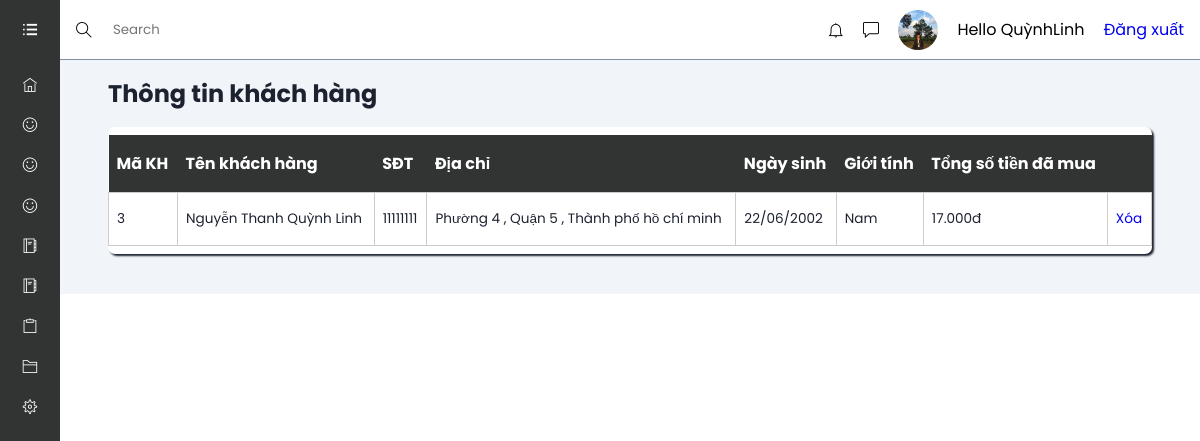
/admin/thongtinkh.php (signed in), run on an earlier commit of the app's database.
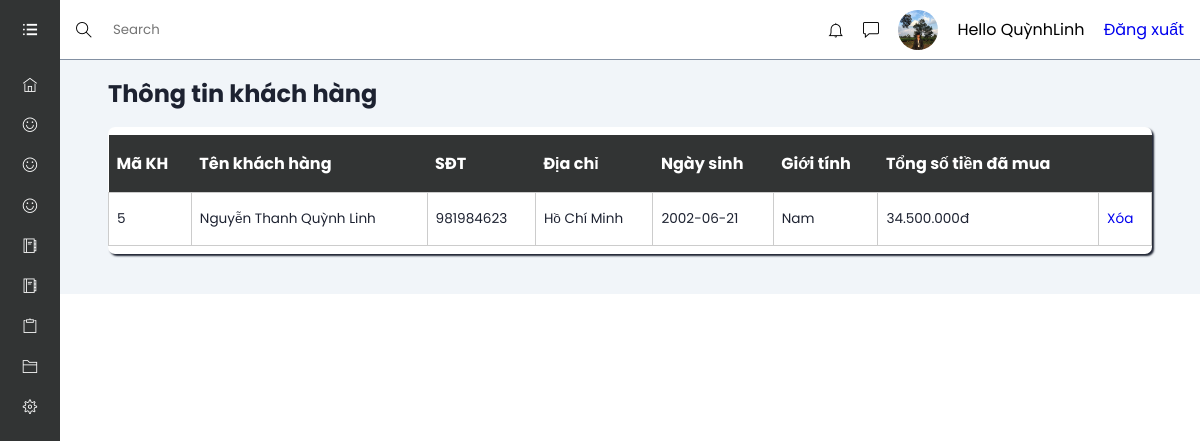
And on a later commit of the database.
### tables this page shows
CREATE TABLE `tbl_uer` (
  `userId` int(11) NOT NULL,
  `name` varchar(255) NOT NULL,
  `username` varchar(255) NOT NULL,
  `userPassword` varchar(255) NOT NULL,
  `email` varchar(255) NOT NULL,
  `gioiTinh` varchar(255) NOT NULL,
  `sdt` int(11) NOT NULL,
  `ngaySinh` varchar(255) NOT NULL,
  `diaChi` text NOT NULL,
  `cauHoiBM` varchar(255) NOT NULL
);

### lib/database.php (called while the page is built, shortened)
<?php
    Class Database{
        public $host   = DB_HOST;
        public $user   = DB_USER;
        public $pass   = DB_PASS;
        public $dbname = DB_NAME;
        public $link;
        private function connectDB(){
        $this->link = new mysqli($this->host, $this->user, $this->pass,
            $this->dbname);
        }
        public function select($query){
            $result = $this->link->query($query) or
            die($this->link->error.__LINE__);
            if($result->num_rows > 0){
                return $result;
            } else {
                return false;
            }
        }
}

### classses/user.php (called while the page is built, shortened)
<?php
    $filepath = realpath(dirname(__FILE__));
    include_once($filepath . '/../lib/database.php');
?>
<?php
class user
{
    private $db;
    public function __construct()
    {
        $this->db = new Database();
    }
    public function showKHAdmin()
    {
        $query = "SELECT us.* , SUM(od.thanhtien) AS sumTT
        FROM tbl_uer AS us INNER JOIN tbl_order AS od ON us.userId =od.userId
        GROUP BY  od.userId
        ORDER BY od.userId";
        $result = $this->db->select($query);
        return $result;
    }
}
?>

### admin/thongtinkh.php (the view, shortened to what this page needs)
<?php include '../classses/user.php' ?>
<!DOCTYPE html>
<html lang="en">
<head>
    <link rel="stylesheet" href="assets/font/themify-icons/themify-icons.css">
    <link rel="stylesheet" href="assets/css/thongtin.css">
</head>
<body>
    <?php include './inc/sidebar.php' ?>
    <div class="main-content">
        <?php include './inc/header.php' ?>
        <main>
            <h2 class="dash-title">Thông tin khách hàng</h2>
            <section class="recent">
                <div class="activity-grid">
                    <div class="activity-card">
                        <div class="table-responsive">
                            <table>
                                <thead>
                                    <tr>
                                        <th>Mã KH</th>
                                        <th>Tên khách hàng</th>
                                        <th>SĐT</th>
                                        <th>Địa chỉ</th>
                                        <th>Ngày sinh</th>
                                        <th>Giới tính</th>
                                        <th>Tổng số tiền đã mua</th>
                                        <th></th>
                                    </tr>
                                </thead>
                                <?php
                                $user = new user();
                                $showUser = $user->showKHAdmin();
                                while ($result = $showUser->fetch_assoc()) {
                                ?>
                                    <tbody>
                                        <tr>
                                            <td><?php echo $result['userId'] ?></td>
                                            <td><?php echo $result['name'] ?></td>
                                            <td><?php echo $result['sdt'] ?></td>
                                            <td><?php echo $result['diaChi'] ?></td>
                                            <td><?php echo $result['ngaySinh'] ?></td>
                                            <td><?php echo $result['gioiTinh'] ?></td>
                                            <td><?php echo number_format($result['sumTT'], 0, ',', '.') . "" . "đ" ?></td>
                                            <td>
                                                <a onclick="return confirm('Bạn có chắc chắn muốn xóa')" href="?delid=<?php echo $result['userId'] ?>">Xóa</a>
                                            </td>
                                        </tr>
                                    </tbody>
                                <?php
                                }
                                ?>
                            </table>
                        </div>
                    </div>
                </div>
            </section>
        </main>
    </div>
</body>
</html>

What changed in the data, as far as the page shows it:
removed tbl_uer: userId "3", name "Nguyễn Thanh Quỳnh Linh", sdt "11111111", diaChi "Phường 4 , Quận 5 , Thành phố hồ chí minh", ngaySinh "22/06/2002", gioiTinh "Nam", sumTT "17.000"
added tbl_uer: userId "5", name "Nguyễn Thanh Quỳnh Linh", sdt "981984623", diaChi "Hồ Chí Minh", ngaySinh "2002-06-21", gioiTinh "Nam", sumTT "34.500.000"
